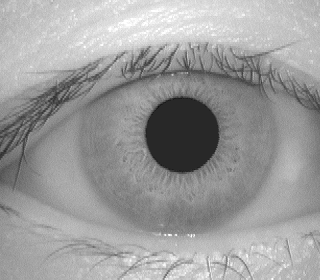
#> input picture CASIA Iris Image Database (version 1.0)/001/1/001_1_1.bmp, 320 x 280 px
$ python -i IrisLocalization.py   (imports and definitions only)
#> lines starting #> are read from the running program, lines starting #| are printed output that depends on the picture
#> further down, picture is the input picture: shape (280, 320, 3); min 18, max 255, mean 155.9
import cv2
import math

# Search the position of pupil and iris
# Return the index of pupil and iris
def Localization(image):
    # Eliminate the noise
    img_gray = cv2.cvtColor(image, cv2.COLOR_BGR2GRAY)
    img_blurred = cv2.medianBlur(img_gray, 7)
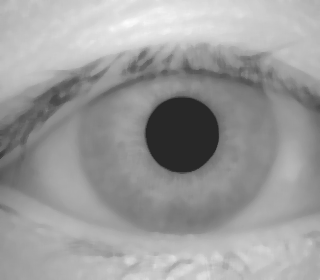
#> img_blurred: shape (280, 320); min 40, max 252, mean 156.1

    # The position (x,y), and the radius of the circle r
    x_in = 0
    y_in = 0
    r_in = 0
    x_out = 0
    y_out = 0
    r_out = 0

    # Apply HoughCircle() to segement the pupil
    inner_circles = cv2.HoughCircles(
        img_blurred, cv2.HOUGH_GRADIENT, dp=1, minDist=30, param1=100, param2=30, minRadius=20, maxRadius=100)
#> inner_circles = [[179.5, 134.5, 38.5]]
    x_in = int(inner_circles[0][0][0])
#> x_in = 179
    y_in = int(inner_circles[0][0][1])
#> y_in = 134
    r_in = int(inner_circles[0][0][2])
#> r_in = 38

    # The position of iris is approximately 50 more length on the redius than the pupil
    return (x_in,y_in,r_in), (x_in,y_in,r_in+50)

>>> import cv2
>>> picture = cv2.imread('CASIA Iris Image Database (version 1.0)/001/1/001_1_1.bmp')
>>> result = Localization(picture)
#> result = ((179, 134, 38), (179, 134, 88))

$ run again, on CASIA Iris Image Database (version 1.0)/001/1/001_1_2.bmp
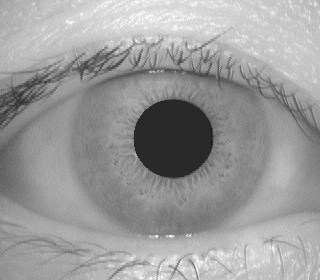
#> input picture CASIA Iris Image Database (version 1.0)/001/1/001_1_2.bmp, 320 x 280 px
#> picture is the input picture: shape (280, 320, 3); min 18, max 255, mean 155
#> in Localization, `img_blurred = cv2.medianBlur(img_gray, 7)`:
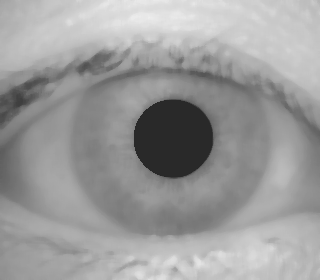
#> img_blurred: shape (280, 320); min 41, max 238, mean 155.2
#> inner_circles = [[172.5, 136.5, 40]]
#> x_in = 172
#> y_in = 136
#> r_in = 40
#> result = ((172, 136, 40), (172, 136, 90))
